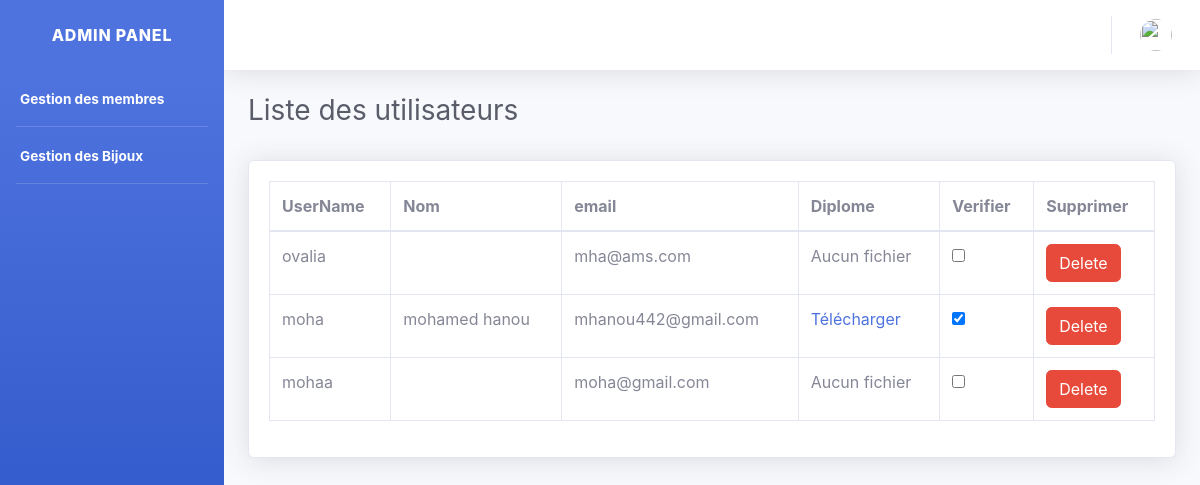
The page /gestion/admin/ (signed in) on the database as committed earlier.
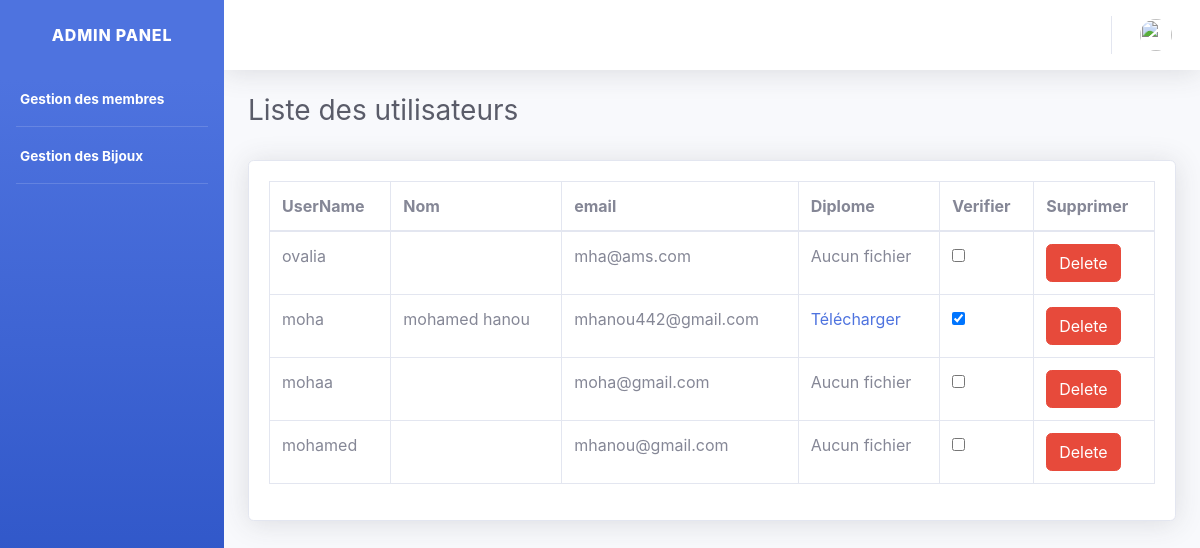
The same page on the database as committed later.
### gestion/models.py (models this page shows, shortened)
class User(AbstractUser):
    email = models.EmailField(unique=False)
    file = models.FileField(upload_to='diplomes/', null=True, blank=True)
    is_verified = models.BooleanField(default=False)

### gestion/views.py (the view)
# urls.py: path("admin/", views.admin, name="admin"),
@login_required
def admin(request):
    userss=User.objects.all()
    context={
        'users':userss,
    }
    return render(request,"admin/user.html",context)

### myapp/templates/admin/user.html (shortened to what this page needs)
{% extends 'admin_base.html' %}
{% load static %}
{% block content %}
                <div class="container-fluid">
                    <h1 class="h3 mb-2 text-gray-800">Liste des utilisateurs
                    </h1>
                    <br>
                    <div class="card shadow mb-4">
                        <div class="card-body">
                            <div class="table-responsive">
                                <table class="table table-bordered" id="dataTable" width="100%" cellspacing="0">
                                    <thead>
                                        <tr>
                                            <th>UserName</th>
                                            <th>Nom</th>
                                            <th>email</th>
                                            <th>Diplome</th>
                                            <th>Verifier</th>
                                            <th>Supprimer</th>
                                        </tr>
                                    </thead>
                                    <tbody>
                                        {% for user in users %}
                                        <tr>
                                            <td>{{ user.username }}</td>
                                            <td>{{ user.first_name }} {{ user.last_name }}</td>
                                            <td>{{ user.email }}</td>
                                            <td>
                                                {% if user.file %}
                                                  <a href="{{ user.file.url }}" download>Télécharger</a>
                                                {% else %}
                                                  Aucun fichier
                                                {% endif %}
                                              </td>
                                            <td>
                                                <form method="POST" action="{% url 'verify_user' user.id %}">
                                                    <input
                                                    type="checkbox"
                                                    onchange="this.form.submit()"
                                                    {% if user.is_verified %}checked{% endif %}
                                                    title="Vérifié ?"
                                                    >
                                                </form>
                                            </td>
                                            <td><a href= type="button" class="btn btn-danger">Delete</a></td>
                                        </tr>
                                        {% endfor %}
                                    </tbody>
                                </table>
                            </div>
                        </div>
                    </div>
                </div>
            </div>
        </div>
    </div>
    {% endblock %}

### myapp/templates/admin_base.html (shortened to what this page needs)
<!DOCTYPE html>
<html lang="en">
<head>
    {% load static %}
    <link href="{% static "assets/css/sb-admin-2.min.css" %}" rel="stylesheet">
    <link href="{% static "assets/vendor/datatables/dataTables.bootstrap4.min.css" %}" rel="stylesheet">
</head>
<body id="page-top">
    <div id="wrapper">
        <ul class="navbar-nav bg-gradient-primary sidebar sidebar-dark accordion" id="accordionSidebar">
            <a class="sidebar-brand d-flex align-items-center justify-content-center" href={% url "admin" %}>
                <div class="sidebar-brand-text mx-3">admin Panel</div>
             <li class="nav-item active">
                <a class="nav-link" href={% url "admin" %}>
                    <span>Gestion des membres</span></a>
            </li>
            <hr class="sidebar-divider my-0">
            <li class="nav-item active">
                <a class="nav-link" href={% url "product" %}>
                    <span>Gestion des Bijoux</span></a>
            </li>
            <hr class="sidebar-divider d-none d-md-block">
        </ul>
        <div id="content-wrapper" class="d-flex flex-column">
            <div id="content">
                <nav class="navbar navbar-expand navbar-light bg-white topbar mb-4 static-top shadow">
                    <ul class="navbar-nav ml-auto">
                        <li class="nav-item dropdown no-arrow">
                            <a class="nav-link dropdown-toggle" href="#" id="userDropdown" role="button"
                                data-toggle="dropdown" aria-haspopup="true" aria-expanded="false">
                                <img class="img-profile rounded-circle"
                                    src="{%static "assets/img/undraw_profile.svg" %}">
                            </a>
                        </li>
                    </ul>
                </nav>
{% block content %}
{% endblock %}
</body>
</html>

Rows that differ between the two databases and show on the page:
added User: username "mohamed", email "mhanou@gmail.com", file "Aucun fichier"
